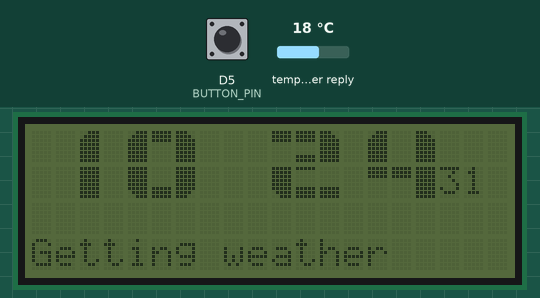
This program was run on a simulated ESP8266 (NodeMCU). On the bench: 20×4 character LCD. The test bench sets the inputs (shaded band); at power-on: D5 (BUTTON_PIN) LOW, temperature in the weather reply 18 °C. WiFi joins after 1.5 s; servers stay silent unless stated; the local clock reads 2024-03-15 10:24:30 at power-on unless the program sets it; web services answer with replies made up by the test bench; what the program prints to the serial monitor is not drawn.

Above: at 2.1 s.
2.9 s: D5 (BUTTON_PIN) pulled HIGH for 0.15 s
At 4.1 s:
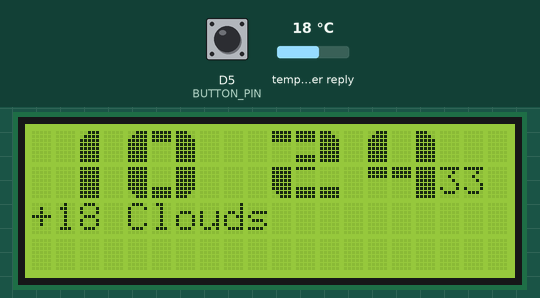
At 4.9 s:
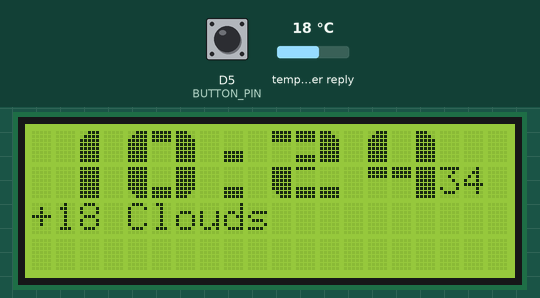
Timing chart, 0 to 6.4 s (numbered marks = the images above; inputs shaded):
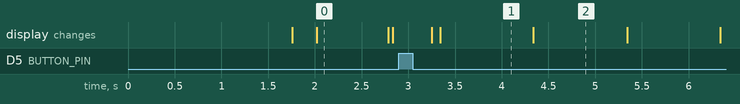

Measured:
- after the input at 2.9 s, the display: first changes after 0.35 s (image 1 shows a later state)
- what the display in image 0 shows lasts 0.8 s, from 2.0 s to 2.8 s
- what the display in image 1 shows lasts 1.0 s, from 3.3 s to 4.3 s

The program:

main.cpp
```cpp
#include <Arduino.h>
#include <Wire.h>
#include <LiquidCrystal_I2C.h>
#include <Segments.h>
#include <Delay.h>
#include <Interval.h>
#include <Weather.h>
#include <DS3231.h>

#include <ESP8266WiFi.h>
#include <DNSServer.h>
#include <ESP8266WebServer.h>
#include <WiFiManager.h>
#include <ClickButton.h>
#include <ApiClient.h>
#include <TimeLib.h>

#define BUTTON_PIN D5
#define DISPLAY_LENGTH 20
#define DISPLAY_HEIGHT 4
#define DISPLAY_LAST_LINE (DISPLAY_HEIGHT - 1)

//Devices
WiFiClient wifiClient;
WiFiManager wifiManager;
LiquidCrystal_I2C lcd(0x27, DISPLAY_LENGTH, DISPLAY_HEIGHT); // set the LCD address to 0x27 for a 16 chars and 2 line display
RTClib RTC;
DS3231 Clock;

//Networking
ApiClient apiClient(wifiClient);

//Interface configuration
Segments segments(&lcd);
ClickButton actionButton(BUTTON_PIN, HIGH);
Delay backlightDelay(10000);
Delay fullResetConfirmationDelay(5000);
Delay restartDelay(1000);
Interval showTimeInterval(500);
Interval weatherUpdateInterval(15 * 60 * 1000);
Interval timeUpdateInterval(3 * 60 * 60 * 1000);

//State
Weather currentWeather;

void clearMessage()
{
    for (int i = 0; i < DISPLAY_LENGTH; i++)
    {
        lcd.setCursor(i, DISPLAY_LAST_LINE);
        lcd.print(' ');
    }
}
void showMessage(String message)
{
    uint8_t len = message.length();
    uint8_t spacesLength = DISPLAY_LENGTH - len;
    lcd.setCursor(0, DISPLAY_LAST_LINE);
    lcd.print(message);
    for (int i = 0; i < spacesLength; i++)
    {
        lcd.setCursor(i + len, DISPLAY_LAST_LINE);
        lcd.print(' ');
    }
}

void onWifiAP(WiFiManager *wfmgr)
{
    showMessage("Wifi config mode");
}

void onWifiDone()
{
    showMessage("Wifi configured");
    delay(1000);
    clearMessage();
}

void synchronizeTime(time_t currentTime)
{
    int currentYear = year(currentTime);
    byte currentMonth = month(currentTime);
    byte currentDay = day(currentTime);
    byte currentHour = hour(currentTime);
    byte currentMinute = minute(currentTime);
    byte currentSecond = second(currentTime);

    byte shortYear = currentYear - 2000;

    Clock.setYear(shortYear);
    Clock.setMonth(currentMonth);
    Clock.setDate(currentDay);
    Clock.setHour(currentHour);
    Clock.setMinute(currentMinute);
    Clock.setSecond(currentSecond);
}

void showCurrentWeather()
{
    for (byte x = 0; x < DISPLAY_LENGTH; x++)
    {
        lcd.setCursor(x, 2);
        lcd.print(' ');
    }

    if (currentWeather.isSuccessful)
    {
        lcd.setCursor(0, 2);
        if (currentWeather.temp > 0)
        {
            lcd.print('+');
        }
        if (currentWeather.temp < 0)
        {
            lcd.print('-');
        }
        lcd.print(currentWeather.temp);
        lcd.print(' ');
        lcd.print(currentWeather.title);
    }
}

void showCurrentTime()
{
    DateTime currentTime = RTC.now();

    byte hour = currentTime.hour();
    byte minute = currentTime.minute();
    byte second = currentTime.second();

    byte digit0 = hour / 10;
    byte digit1 = hour % 10;
    byte digit2 = minute / 10;
    byte digit3 = minute % 10;
    byte digit4 = second / 10;
    byte digit5 = second % 10;

    segments.printChar('0' + digit0, 0, 0);
    segments.printChar('0' + digit1, 4, 0);
    if (second % 2 == 0)
    {
        segments.printChar(':', 8, 0);
    }
    else
    {
        segments.printChar(' ', 8, 0);
    }

    segments.printChar('0' + digit2, 10, 0);
    segments.printChar('0' + digit3, 14, 0);

    lcd.setCursor(17, 1);
    lcd.print(digit4);
    lcd.setCursor(18, 1);
    lcd.print(digit5);
}

void loadWeather()
{
    Serial.println("Getting weather");
    showMessage("Getting weather");
    apiClient.getCurrentWeather(currentWeather);
    showCurrentWeather();
    clearMessage();
    Serial.println("Got weather");
}

void loadTime()
{
    Serial.println("Getting time");
    showMessage("Getting time");
    time_t currentTime = apiClient.getCurrentTime();
    synchronizeTime(currentTime);
    clearMessage();
    Serial.println("Got time");
}

void setup()
{
    Serial.begin(9600);
    actionButton.multiclickTime = 200;
    lcd.init();
    lcd.noBacklight();

    segments.initChars();

    showMessage("Connecting to WIFI");
    wifiManager.setDebugOutput(true);
    wifiManager.setConfigPortalTimeout(120);
    wifiManager.setAPCallback(onWifiAP);
    wifiManager.setSaveConfigCallback(onWifiDone);
    bool hasConnected = wifiManager.autoConnect();
    if (hasConnected)
    {
        showMessage("Connected");
    }
    else
    {
        showMessage("Not connected");
    }

    showTimeInterval.start();
    timeUpdateInterval.start();
    weatherUpdateInterval.start();
}

void loop()
{
    actionButton.Update();
    backlightDelay.update();
    restartDelay.update();
    fullResetConfirmationDelay.update();
    weatherUpdateInterval.update();
    timeUpdateInterval.update();
    showTimeInterval.update();

    if (actionButton.clicks == 3)
    {
        showMessage("Restarting");
        restartDelay.start();
        backlightDelay.start();
    }

    if (actionButton.clicks == 7)
    {
        backlightDelay.start();
        fullResetConfirmationDelay.start();
        showMessage("Full reset? 2cl=YES");
    }
    if (fullResetConfirmationDelay.isRunning() && actionButton.clicks == 2)
    {
        showMessage("Resetting");
        wifiManager.resetSettings();
        delay(1000);
        ESP.restart();
    }
    if (fullResetConfirmationDelay.hasExpired())
    {
        clearMessage();
    }

    //----

    if (actionButton.clicks == 1)
    {
        backlightDelay.start();
    }
    if (backlightDelay.hasStarted())
    {
        lcd.backlight();
    }
    if (backlightDelay.hasExpired())
    {
        lcd.noBacklight();
    }
    if (restartDelay.hasExpired())
    {
        ESP.restart();
    }

    //----

    if (showTimeInterval.hasTicked())
    {
        showCurrentTime();
    }
    if (timeUpdateInterval.hasTicked())
    {
        loadTime();
    }
    if (weatherUpdateInterval.hasTicked())
    {
        loadWeather();
    }
}
```
